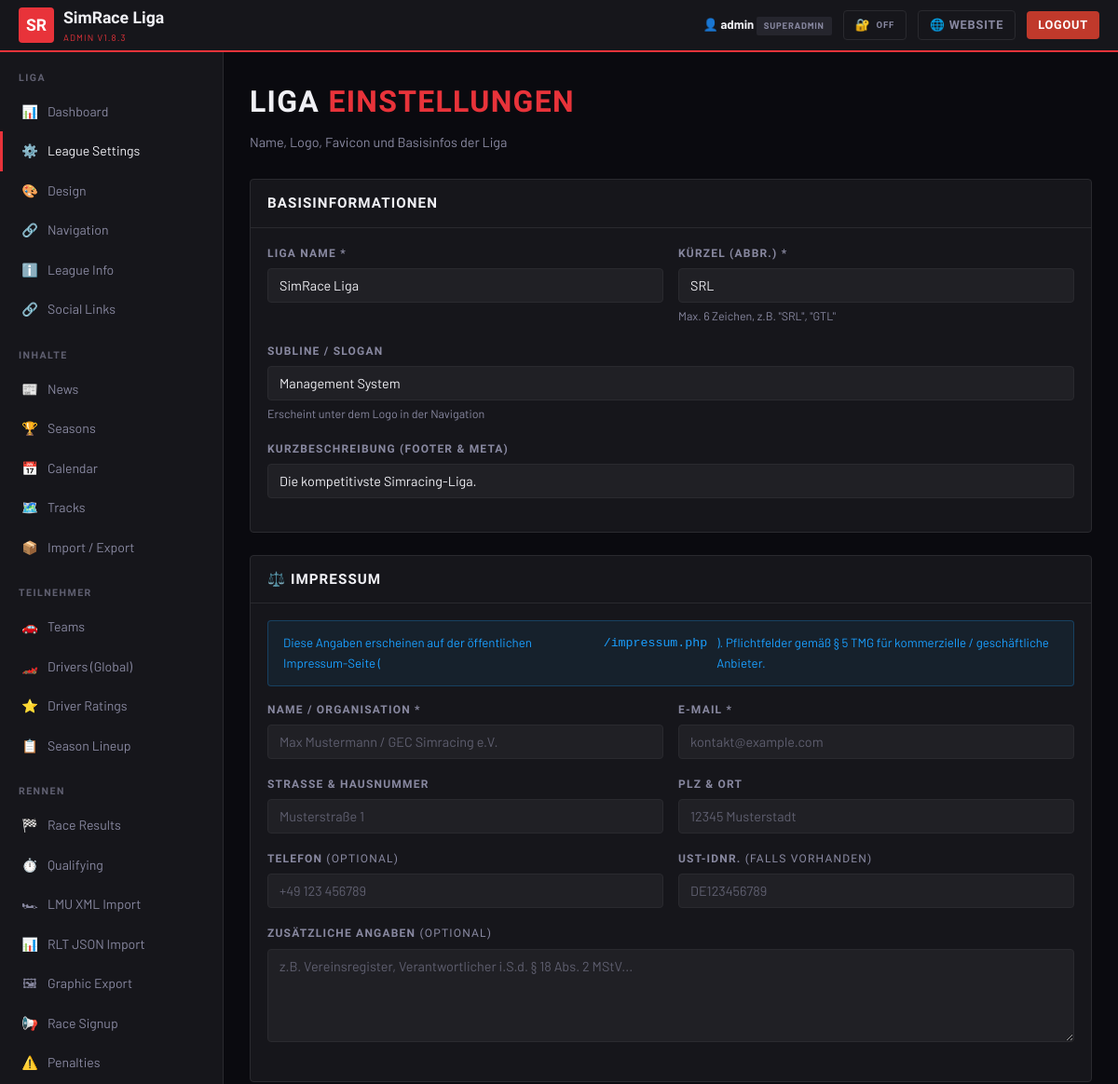
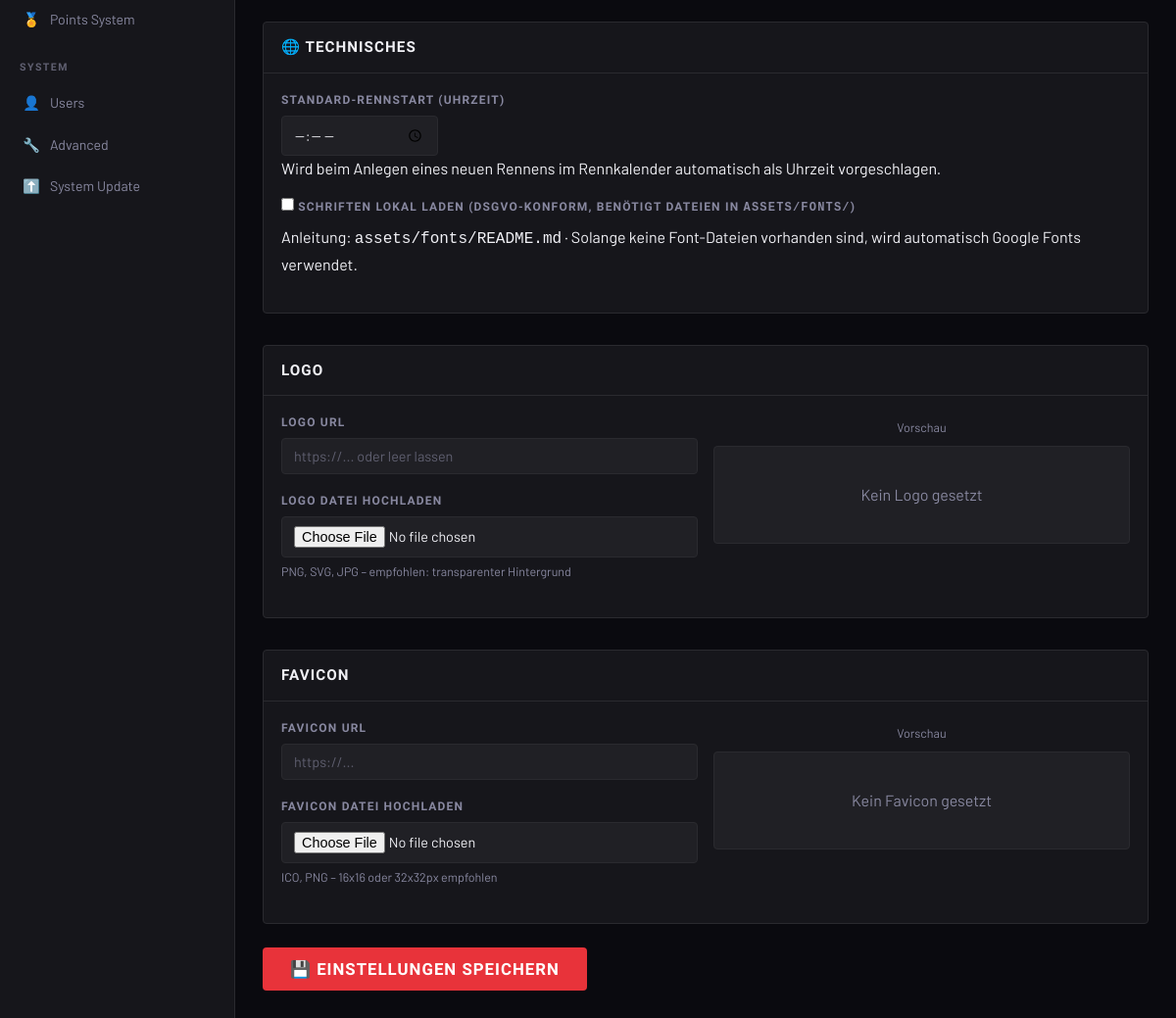
Screenshot of /admin/settings.php (signed in) with the database file from the repository (2 pictures, top to bottom).
### tables this page shows
CREATE TABLE IF NOT EXISTS `settings` (
  `key`        VARCHAR(100) PRIMARY KEY,
  `value`      TEXT,
  `updated_at` TIMESTAMP DEFAULT CURRENT_TIMESTAMP ON UPDATE CURRENT_TIMESTAMP
);

### includes/config.php (called while the page is built, shortened)
<?php
function getDB(): PDO {
    static $pdo = null;
    if ($pdo === null) {
        $dsn = "mysql:host=".DB_HOST.";dbname=".DB_NAME.";charset=".DB_CHARSET;
        try { $pdo = new PDO($dsn, DB_USER, DB_PASS, [PDO::ATTR_ERRMODE=>PDO::ERRMODE_EXCEPTION,PDO::ATTR_DEFAULT_FETCH_MODE=>PDO::FETCH_ASSOC,PDO::ATTR_EMULATE_PREPARES=>false]); }
        catch (PDOException $e) { http_response_code(500); die(json_encode(['error'=>'DB fehler: '.$e->getMessage()])); }
    }
    return $pdo;
}
function getSetting(string $key, string $default=''): string {
    static $cache=[];
    if (!isset($cache[$key])) { $s=getDB()->prepare("SELECT value FROM settings WHERE `key`=?"); $s->execute([$key]); $r=$s->fetch(); $cache[$key]=$r?$r['value']:$default; }
    return $cache[$key];
}
function isLoggedIn(): bool { startSecureSession(); return !empty($_SESSION['admin_id'])&&!empty($_SESSION['admin_user']); }
function h(string $s): string { return htmlspecialchars($s,ENT_QUOTES,'UTF-8'); }
if(getSetting('maintenance_mode','0')==='1'&&!isLoggedIn()&&!str_contains($_SERVER['REQUEST_URI']??'','/admin/')){
    http_response_code(503); die('<!DOCTYPE html><html><head><meta charset="UTF-8"><title>Wartung</title><style>body{background:#0a0a0f;color:#f0f0f5;font-family:sans-serif;display:flex;align-items:center;justify-content:center;height:100vh;margin:0;text-align:center}</style></head><body><div><h1 style="color:#e8333a;font-size:4rem">🔧</h1><h2>Wartungsmodus aktiv</h2><p>Bitte später zurückkommen.</p></div></body></html>');
}

### admin/settings.php (the view, shortened to what this page needs)
<?php
require_once dirname(__DIR__) . '/includes/config.php';
require_once __DIR__ . '/includes/layout.php';
$logo    = getSetting('league_logo');
$favicon = getSetting('league_favicon');
?>
<div class="admin-page-title">Liga <span style="color:var(--primary)">Einstellungen</span></div>
<div class="admin-page-sub">Name, Logo, Favicon und Basisinfos der Liga</div>
<form method="post" enctype="multipart/form-data">
<div class="card mb-3">
  <div class="card-header"><h3>Basisinformationen</h3></div>
  <div class="card-body">
    <div class="form-row cols-2">
      <div class="form-group">
        <label>Liga Name *</label>
        <input type="text" name="league_name" class="form-control" value="<?= h(getSetting('league_name')) ?>" required/>
      </div>
      <div class="form-group">
        <label>Kürzel (Abbr.) *</label>
        <input type="text" name="league_abbr" class="form-control" value="<?= h(getSetting('league_abbr')) ?>" maxlength="6" required/>
        <div class="input-hint">Max. 6 Zeichen, z.B. "SRL", "GTL"</div>
      </div>
    </div>
    <div class="form-group">
      <label>Subline / Slogan</label>
      <input type="text" name="league_sub" class="form-control" value="<?= h(getSetting('league_sub')) ?>" placeholder="Management System"/>
      <div class="input-hint">Erscheint unter dem Logo in der Navigation</div>
    </div>
    <div class="form-group">
      <label>Kurzbeschreibung (Footer & Meta)</label>
      <input type="text" name="league_desc" class="form-control" value="<?= h(getSetting('league_desc')) ?>" placeholder="Die kompetitivste Simracing-Liga..."/>
    </div>
  </div>
</div>
<div class="card mb-3">
  <div class="card-header"><h3>⚖️ Impressum</h3></div>
  <div class="card-body">
    <div class="notice notice-info mb-3" style="font-size:.83rem">
      Diese Angaben erscheinen auf der öffentlichen Impressum-Seite (<code>/impressum.php</code>).
      Pflichtfelder gemäß § 5 TMG für kommerzielle / geschäftliche Anbieter.
    </div>
    <div class="form-row cols-2">
      <div class="form-group">
        <label>Name / Organisation *</label>
        <input type="text" name="imprint_name" class="form-control"
               value="<?= h(getSetting('imprint_name','')) ?>"
               placeholder="Max Mustermann / GEC Simracing e.V."/>
      </div>
      <div class="form-group">
        <label>E-Mail *</label>
        <input type="email" name="imprint_email" class="form-control"
               value="<?= h(getSetting('imprint_email','')) ?>"
               placeholder="kontakt@example.com"/>
      </div>
    </div>
    <div class="form-row cols-2">
      <div class="form-group">
        <label>Straße &amp; Hausnummer</label>
        <input type="text" name="imprint_address" class="form-control"
               value="<?= h(getSetting('imprint_address','')) ?>"
               placeholder="Musterstraße 1"/>
      </div>
      <div class="form-group">
        <label>PLZ &amp; Ort</label>
        <input type="text" name="imprint_city" class="form-control"
               value="<?= h(getSetting('imprint_city','')) ?>"
               placeholder="12345 Musterstadt"/>
      </div>
    </div>
    <div class="form-row cols-2">
      <div class="form-group">
        <label>Telefon <span class="text-muted" style="font-weight:400">(optional)</span></label>
        <input type="text" name="imprint_phone" class="form-control"
               value="<?= h(getSetting('imprint_phone','')) ?>"
               placeholder="+49 123 456789"/>
      </div>
      <div class="form-group">
        <label>USt-IdNr. <span class="text-muted" style="font-weight:400">(falls vorhanden)</span></label>
        <input type="text" name="imprint_ust" class="form-control"
               value="<?= h(getSetting('imprint_ust','')) ?>"
               placeholder="DE123456789"/>
      </div>
    </div>
    <div class="form-group">
      <label>Zusätzliche Angaben <span class="text-muted" style="font-weight:400">(optional)</span></label>
      <textarea name="imprint_extra" class="form-control" rows="3"
                placeholder="z.B. Vereinsregister, Verantwortlicher i.S.d. § 18 Abs. 2 MStV..."><?= h(getSetting('imprint_extra','')) ?></textarea>
    </div>
  </div>
</div>
<div class="card mb-4">
  <div class="card-header"><h3>🌐 Technisches</h3></div>
  <div class="card-body">
    <div class="form-group">
      <label>Standard-Rennstart (Uhrzeit)</label>
      <input type="time" name="default_race_time" class="form-control" style="max-width:160px"
             value="<?= h(getSetting('default_race_time','')) ?>"/>
      <div class="form-hint">
        Wird beim Anlegen eines neuen Rennens im Rennkalender automatisch als Uhrzeit vorgeschlagen.
      </div>
    </div>
    <div class="form-group">
      <label class="checkbox-label">
        <input type="checkbox" name="fonts_local"
               value="1" <?= getSetting('fonts_local','0')==='1'?'checked':'' ?>/>
        Schriften lokal laden (DSGVO-konform, benötigt Dateien in <code>assets/fonts/</code>)
      </label>
      <div class="form-hint">
        Anleitung: <code>assets/fonts/README.md</code> · Solange keine Font-Dateien vorhanden sind,
        wird automatisch Google Fonts verwendet.
      </div>
    </div>
  </div>
</div>
<div class="card mb-4">
  <div class="card-header"><h3>Logo</h3></div>
  <div class="card-body">
    <div class="form-row cols-2">
      <div>
        <div class="form-group">
          <label>Logo URL</label>
          <input type="text" name="league_logo" id="logo-url" class="form-control" value="<?= h($logo) ?>" placeholder="https://... oder leer lassen"/>
        </div>
        <div class="form-group">
          <label>Logo Datei hochladen</label>
          <input type="file" name="logo_file" id="logo-file" accept="image/*" class="form-control" onchange="previewImg(this,'logo-preview')"/>
          <div class="input-hint">PNG, SVG, JPG – empfohlen: transparenter Hintergrund</div>
        </div>
      </div>
      <div style="text-align:center">
        <div class="input-hint mb-1">Vorschau</div>
        <div style="background:var(--bg3);border:1px solid var(--border);border-radius:4px;padding:20px;display:flex;align-items:center;justify-content:center;min-height:100px">
          <?php if ($logo): ?>
          <img id="logo-preview" src="<?= h($logo) ?>" style="max-height:80px;max-width:200px;object-fit:contain"/>
          <?php else: ?>
          <span class="text-muted" id="logo-placeholder">Kein Logo gesetzt</span>
          <?php endif; ?>
        </div>
      </div>
    </div>
  </div>
</div>
<div class="card mb-3">
  <div class="card-header"><h3>Favicon</h3></div>
  <div class="card-body">
    <div class="form-row cols-2">
      <div>
        <div class="form-group">
          <label>Favicon URL</label>
          <input type="text" name="league_favicon" class="form-control" value="<?= h($favicon) ?>" placeholder="https://..."/>
        </div>
        <div class="form-group">
          <label>Favicon Datei hochladen</label>
          <input type="file" name="favicon_file" accept="image/*,.ico" class="form-control" onchange="previewImg(this,'favicon-preview')"/>
          <div class="input-hint">ICO, PNG – 16x16 oder 32x32px empfohlen</div>
        </div>
      </div>
      <div style="text-align:center">
        <div class="input-hint mb-1">Vorschau</div>
        <div style="background:var(--bg3);border:1px solid var(--border);border-radius:4px;padding:20px;display:flex;align-items:center;justify-content:center;min-height:100px">
          <?php if ($favicon): ?>
          <img id="favicon-preview" src="<?= h($favicon) ?>" style="max-height:32px;object-fit:contain"/>
          <?php else: ?>
          <span class="text-muted">Kein Favicon gesetzt</span>
          <?php endif; ?>
        </div>
      </div>
    </div>
  </div>
</div>
<button type="submit" class="btn btn-primary btn-lg">💾 Einstellungen speichern</button>
</form>
<?php require_once __DIR__ . '/includes/layout_end.php'; ?>

### assets/css/main.css (style rules this page uses)
*, *::before, *::after { box-sizing: border-box; margin: 0; padding: 0; }
:root { --primary: #e8333a; --secondary: #f5a623; --tertiary: #1a9fff; --bg: #0a0a0f; --bg2: #12121a; --bg3: #1c1c28; --border: #2a2a3a; --text: #f0f0f5; --text2: #8888a0; --font-display: 'Barlow Condensed', sans-serif; --font-body: 'Barlow', sans-serif; --radius: 4px; --shadow: 0 4px 24px rgba(0,0,0,.5); }
html { scroll-behavior: smooth; }
body { background: var(--bg); color: var(--text); font-family: var(--font-body); font-size: 16px; line-height: 1.6; min-height: 100vh; }
.btn { display: inline-flex; align-items: center; gap: 6px; padding: 8px 18px; border-radius: var(--radius); font-family: var(--font-display); font-size: .9rem; font-weight: 700; letter-spacing: .06em; text-transform: uppercase; border: none; cursor: pointer; text-decoration: none; transition: filter .18s, background .18s, border-color .18s; white-space: nowrap; }
.btn-primary { background: var(--primary); color: #fff; }
.btn-lg { padding: 12px 28px; font-size: 1.05rem; }
.card { background: var(--bg2); border: 1px solid var(--border); border-radius: var(--radius); overflow: hidden; transition: border-color .2s; }
.card-header { padding: 13px 18px; border-bottom: 1px solid var(--border); display: flex; align-items: center; justify-content: space-between; gap: 10px; }
.card-header h3 { font-family: var(--font-display); font-size: .95rem; font-weight: 700; letter-spacing: .07em; text-transform: uppercase; }
.card-body { padding: 18px; }
.text-muted { color: var(--text2); }
.mb-1 { margin-bottom: 8px; }
.mb-3 { margin-bottom: 24px; }
.mb-4 { margin-bottom: 32px; }

### assets/css/admin.css (style rules this page uses)
body.admin-body { background: var(--bg); color: var(--text); font-family: var(--font-body); }
.admin-page-title { font-family: var(--font-display); font-size: 2rem; font-weight: 900; text-transform: uppercase; letter-spacing: .04em; margin-bottom: 6px; }
.admin-page-sub { color: var(--text2); margin-bottom: 28px; font-size: .9rem; }
.form-group { margin-bottom: 18px; }
.form-group label { display: block; font-family: var(--font-display); font-size: .75rem; font-weight: 700; letter-spacing: .1em; text-transform: uppercase; color: var(--text2); margin-bottom: 6px; }
.form-control { width: 100%; background: var(--bg3); border: 1px solid var(--border); border-radius: var(--radius); padding: 9px 12px; color: var(--text); font-family: var(--font-body); font-size: .9rem; transition: border-color .18s; outline: none; }
.form-control::placeholder { color: var(--text2); opacity: .6; }
textarea.form-control { resize: vertical; min-height: 100px; }
.input-hint { font-size: .78rem; color: var(--text2); margin-top: 5px; }
.form-row { display: grid; gap: 16px; }
.form-row.cols-2 { grid-template-columns: repeat(2,1fr); }
.notice { padding: 13px 16px; border-radius: var(--radius); margin-bottom: 16px; font-size: .88rem; display: flex; align-items: flex-start; gap: 10px; }
.notice-info { background: rgba(26,159,255,.08); border: 1px solid rgba(26,159,255,.25); color: var(--tertiary); }

### rows the page displays
settings: league_name "SimRace Liga"
settings: league_abbr "SRL"
settings: league_sub "Management System"
settings: league_desc "Die kompetitivste Simracing-Liga."

### other values shown
mb_substr($s['league_abbr']??'SR',0,2) "SR"
$s['league_name'] "SimRace Liga"
APP_VERSION "1.8.3"
$cu['user'] "admin"
$cu['role'] "SUPERADMIN"
